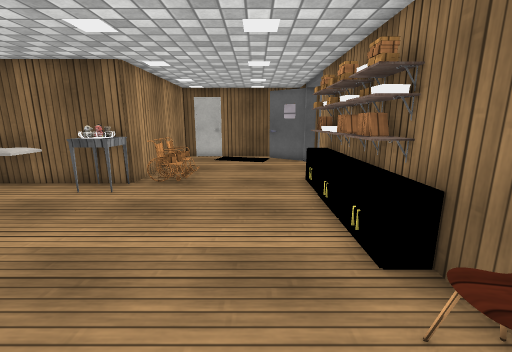
View 1 (above)

18 first-person views from a walk through a Unity game level. The camera is 1.2 m above the floor, tilts 12° down and sees 90° across. Doors are open. The floor is counted in squares, 0.5 m on a side. Each view is taken from the middle of a square. On the plan, view 1 faces up. The plan holds only what a view shows up to about 17 squares ahead; the rest is blank. The place goes on beyond the plan. The player character is not drawn. Some surface patterns are stand-ins.

View 2
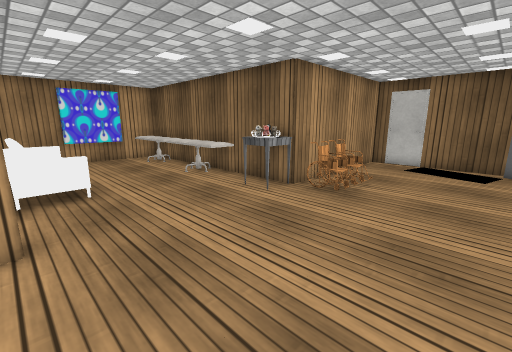

View 3
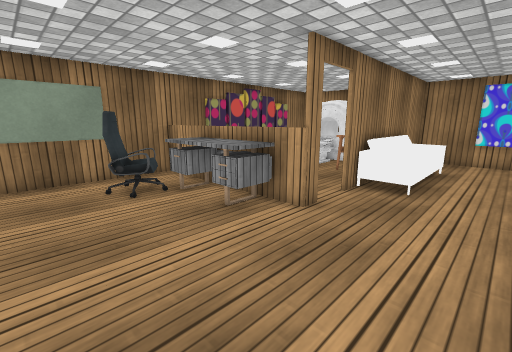

View 4
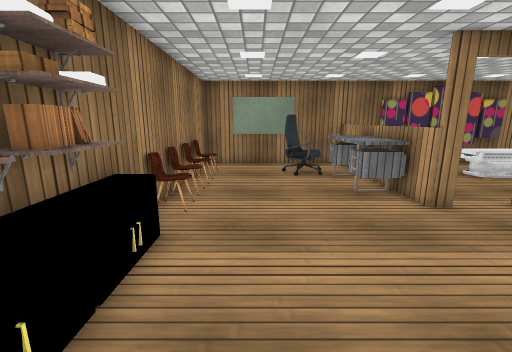

View 5
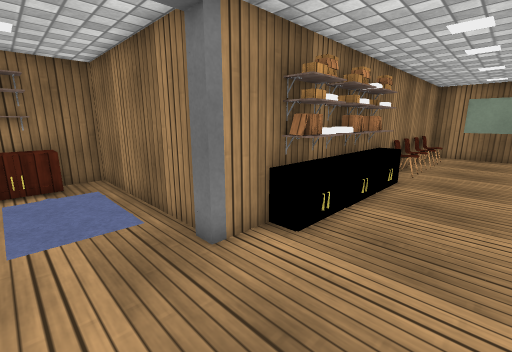

View 6
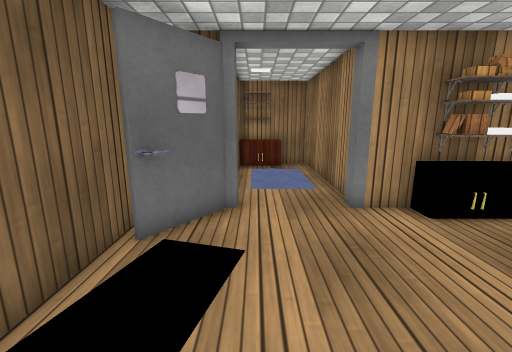

View 7
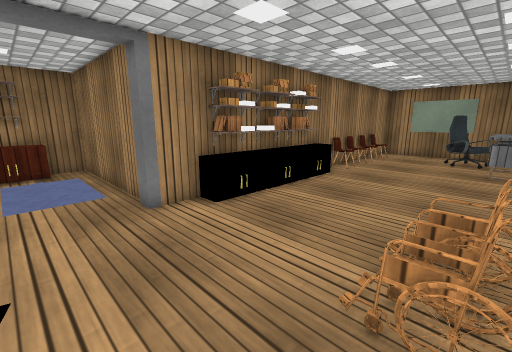

View 8
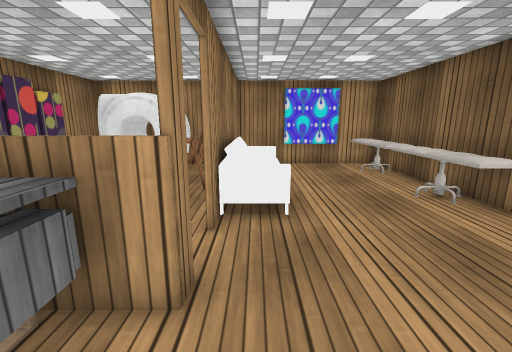

View 9
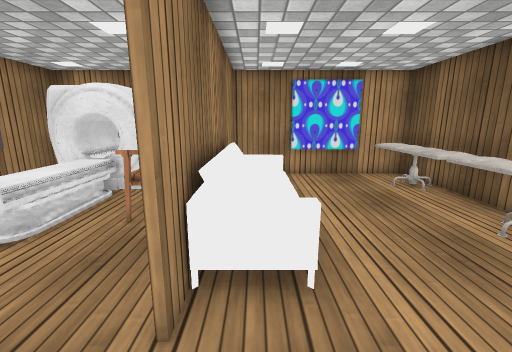

View 10
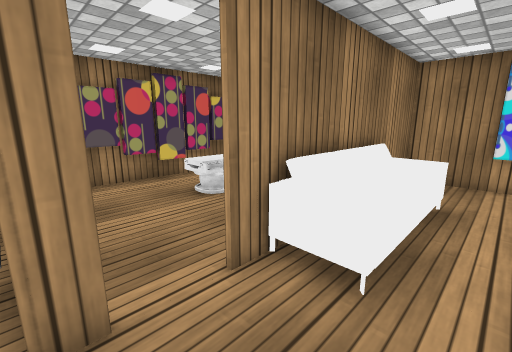

View 11
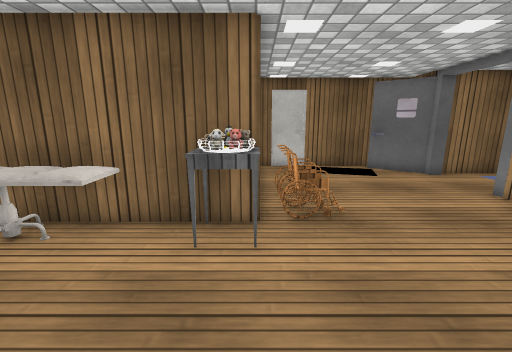

View 12
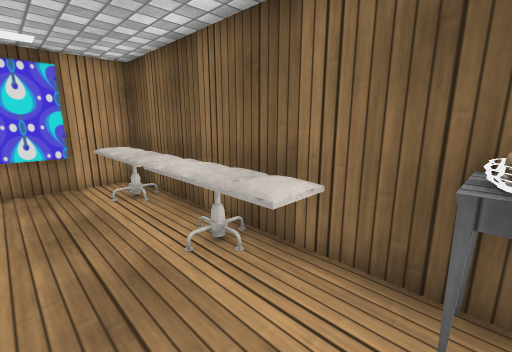

View 13
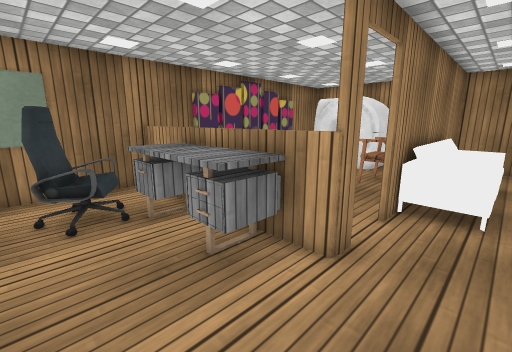

View 14
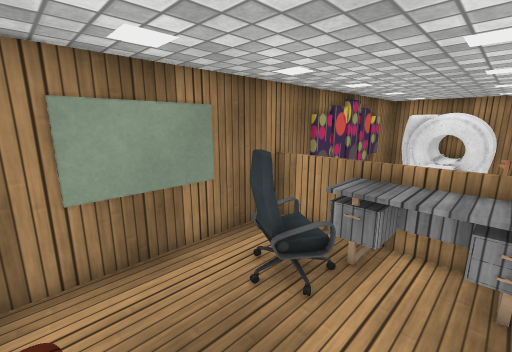

View 15
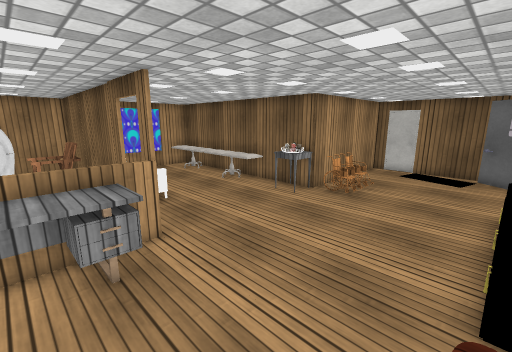

View 16
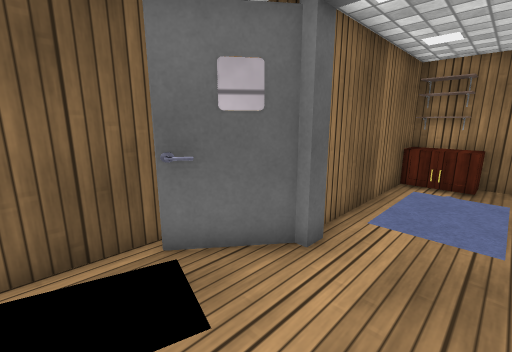

View 17
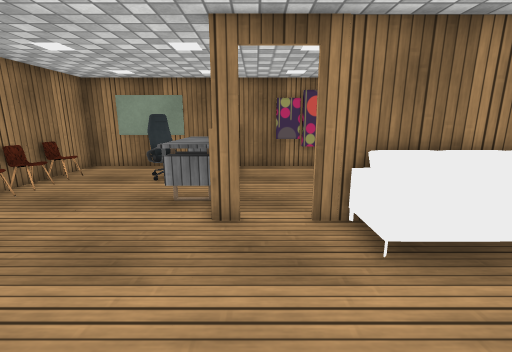

View 18
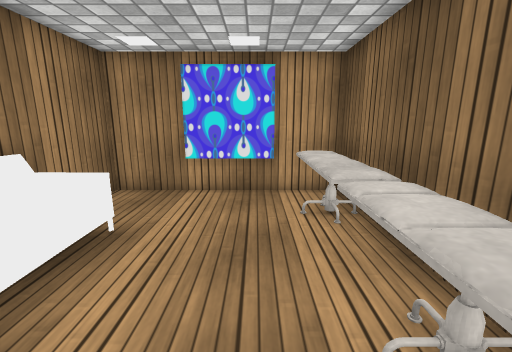

### Floor plan
Key: @ floor where view 1 was taken; # wall or solid block; . floor; / step, stairs or slope; D open door; = window, fence, low wall or low ledge; ^ raised ledge; C chair; B basket; S sofa; H shelf; O other object.
Columns run from 17 left of view 1 to 11 right of it. Each row starts with its distance up from view 1.
 18             ########
 17             #.....##
 16             #......##########
 15             #..............HH
 14             #..............##
 13             #...............#
 12             #OC.....#########
 11             #O.....=#
 10 #############C.....##
  9 #OOOOOOOOO.BB......##
  8 #OOOOOOOOO.........#
  7 #..................##
  6 #..................##
  5 #..................##
  4 #...S....S.........^#
  3 #...SOOOOS..........#
  2 ######SSS#DD#......O#
  1 #   CCC.....#OO..../#
  0 #...CCC.....#OO..@./#
 -1 #OOO........#OO..../C
 -2 #OOOOOOOO...#OOC....#
 -3 #OOOO  OO...#OOCC..OC
 -4 #  O  ......=.CC....#
 -5 #     ......=.......#
 -6 #####################

Positions as (right, up) in squares from view 1, and headings:
1: (0, 0), facing up
2: (1, 2), facing up-left
3: (1, 6), facing down-left
4: (0, 9), facing down
5: (-1, 15), facing down-right
6: (-4, 15), facing right
7: (-4, 15), facing down-right
8: (-2, 3), facing left
9: (-5, 3), facing left
10: (-5, 5), facing down-left
11: (-5, 4), facing up
12: (-6, 6), facing up-left
13: (-1, 4), facing down-left
14: (2, 0), facing down-left
15: (2, -1), facing up-left
16: (-1, 13), facing up-right
17: (-6, 8), facing down
18: (-8, 7), facing left
